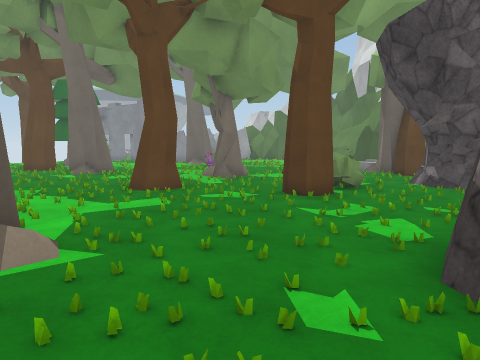
[1] (above)

24 first-person views from a walk through a 3-D level made in the Unity game engine. The camera is 1.3 m above the floor, tilts 6° down and sees 70° across. The floor is counted in squares, 1 m on a side. Each view is taken from the middle of a square. On the plan, view 1 faces up. The plan holds only what a view shows up to about 15 squares ahead; the rest is blank. The place goes on beyond the plan. The player is left out. Some animated figures are not drawn. Surface patterns are stand-ins for the level's own textures.

[2]
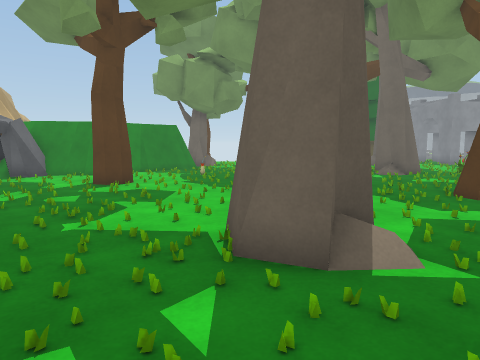

[3]
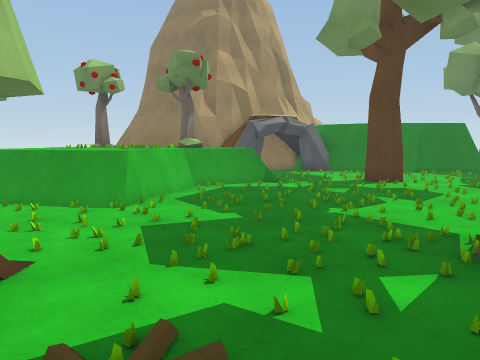

[4]
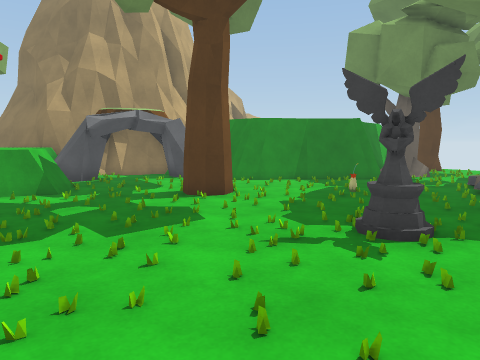

[5]
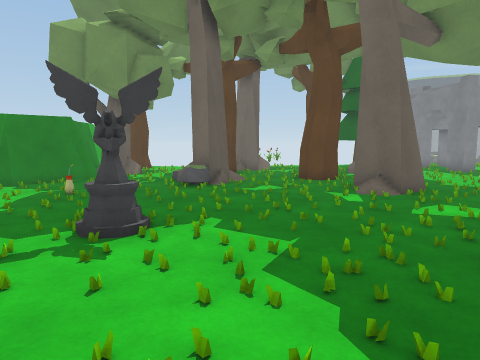

[6]
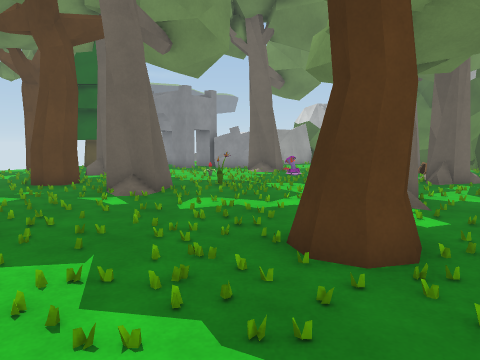

[7]
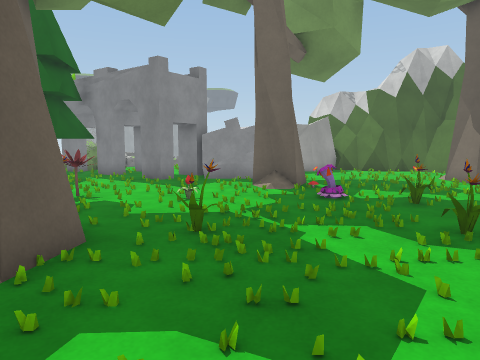

[8]
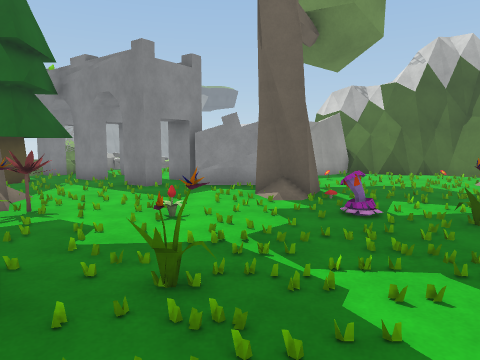

[9]
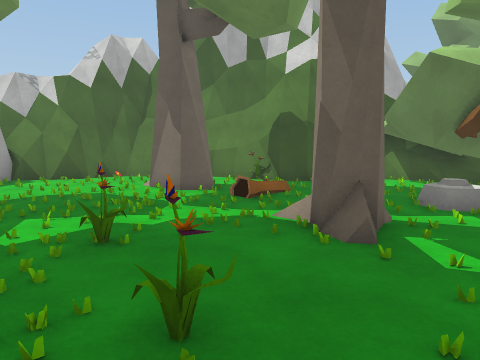

[10]
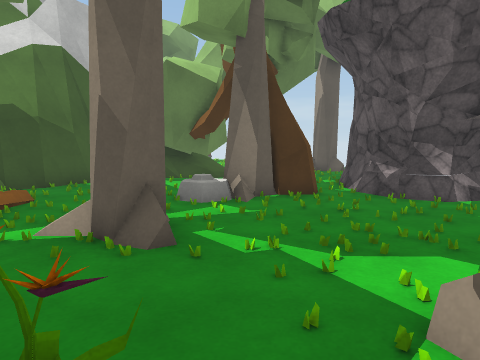

[11]
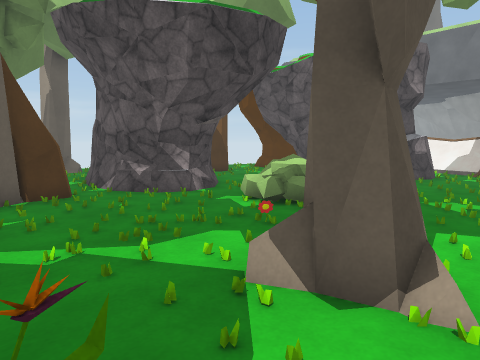

[12]
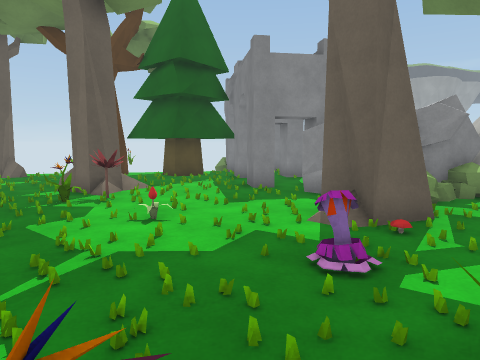

[13]
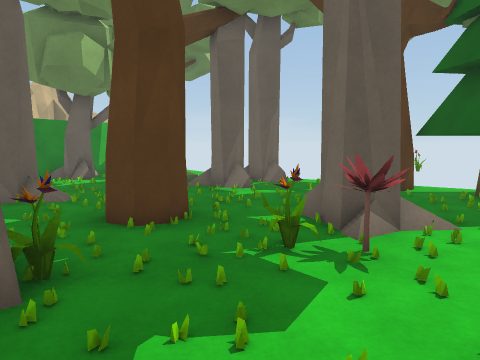

[14]
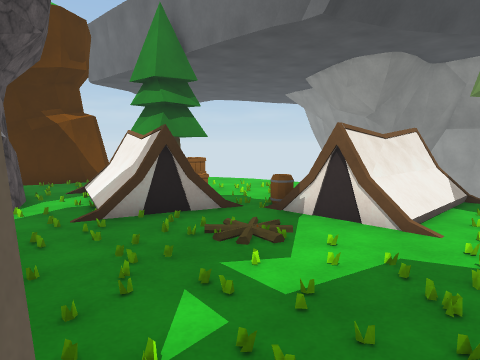

[15]
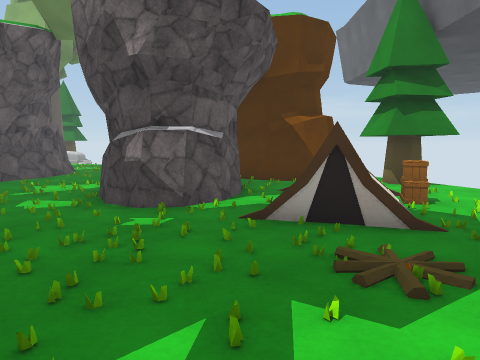

[16]
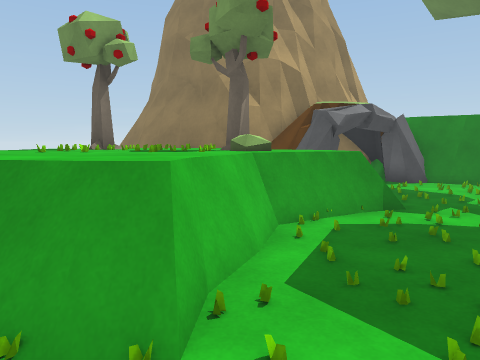

[17]
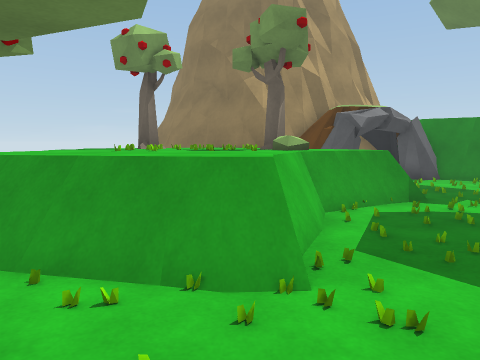

[18]
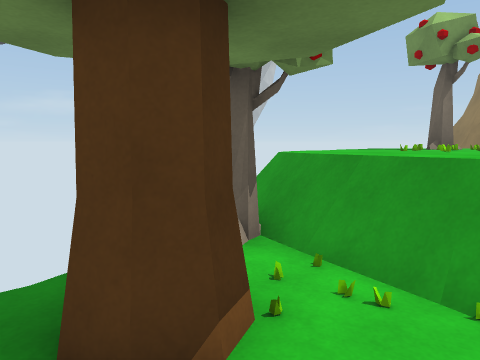

[19]
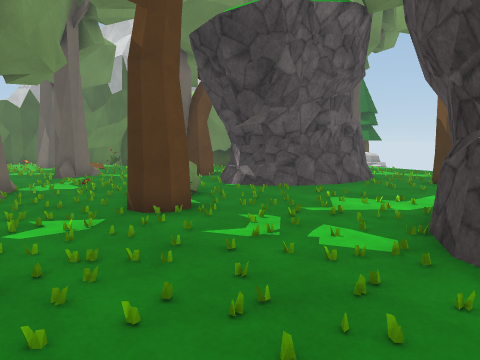

[20]
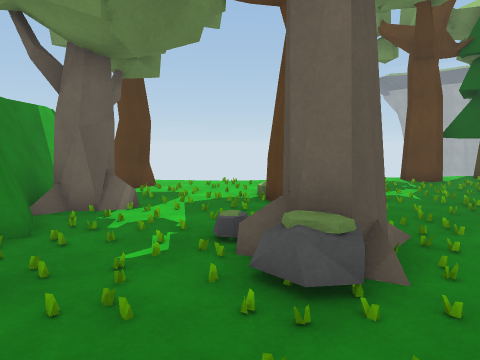

[21]
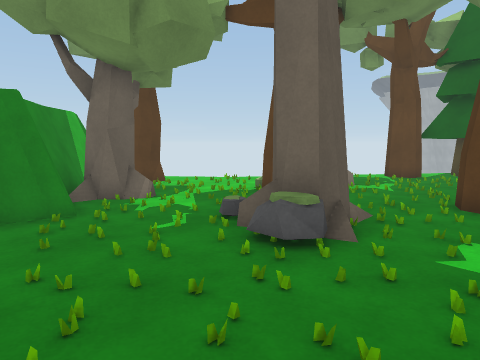

[22]
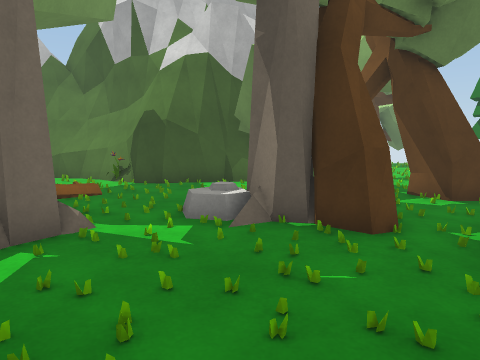

[23]
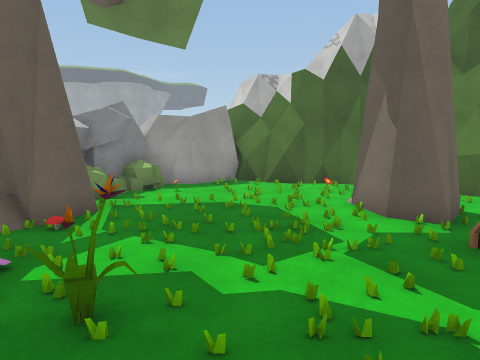

[24]
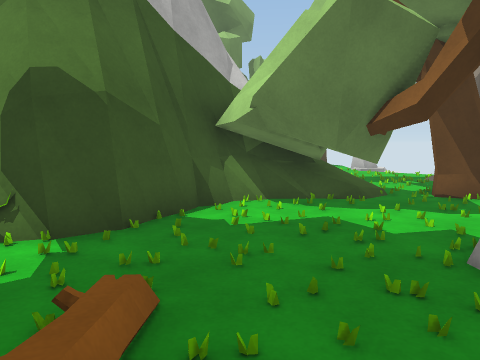

### Floor plan
Key: @ floor where view 1 was taken; # wall or solid block; x gap in a wall; . main floor; : floor 0.25 m higher than the main floor; - floor 0.25 m lower than the main floor; / step, stairs or slope; = window, fence, low wall or low ledge; ^ raised ledge; v drop or lower ground; T tree; B bush; P plant; F flower; R rock; S statue; I pine tree; M mushroom; E tent; A barrel; C crate; O other object.
Columns run from 21 left of view 1 to 14 right of it. Each row starts with its distance up from view 1.
 31                       ##
 30                      RR###
 29                    RRR######
 28          #####.    RRR..===##
 27        IIII##..#  #BO...O..##
 26         ##II...## ##...... =^#
 25         ##I...#.###B.....  .=#
 24       TTIII.......TT.....##.O#
 23       T#..........#T.....TT. #
 22      .....  ......TM.....//..###
 21      ..... #TP.........../:...####
 20      T.....T.P..F..F...........T##^
 19    .TT#T.............P........T#TT
 18   .O..T....#............TT....TTTT
 17 -.....OT..TT..P.P...P...#..O..TTTTO
 16 TT....TT.....T#T...........TTT.....
 15 TT............T.............T#..TT.
 14    ......T..........TT......TT..T
 13  ##TT...TR.............F.....##
 12  ###T......................#####   T
 11    ###............TT...BB..##
 10      #............T#... B..##
  9      #...F...S........TT....#####=.
  8      #.......S..................x..
  7      #.........................
  6     ##...T.....................#T
  5     ##...T................###   T
  4    ###..........TT#.....### #
  3    ##............T#....###
  2   ##...................###
  1    ####.==..............### .#
  0    ####^^^=..........@EO.....#
 -1    ##  ^^B=..........EEEEE .##
 -2    #^^^^^B^^===....E.//OEE  ##
 -3    #^^^O^O^^^^=.../EAA./C..II#
 -4   ##^^^OOO^^^==  ./E  /...III
 -5   #  ^^OO^O^^=#TT./E   ...II
 -6  ##   ^^^O^^^=#TT./E   ....
 -7 ##   ^^^^^^^==# v

Positions as (right, up) in squares from view 1, and headings:
1: (0, 0), facing up
2: (-1, 0), facing up-left
3: (0, 0), facing left
4: (-3, 6), facing left
5: (-3, 6), facing up-left
6: (-4, 6), facing up
7: (-4, 12), facing up
8: (-4, 14), facing up
9: (-2, 15), facing up-right
10: (-2, 16), facing right
11: (-2, 17), facing down-right
12: (0, 17), facing up-left
13: (-4, 19), facing left
14: (-5, 3), facing down-right
15: (-5, 1), facing right
16: (-5, -2), facing left
17: (-4, -3), facing left
18: (-4, -3), facing down-left
19: (-2, 3), facing up-right
20: (-10, 10), facing up-left
21: (-9, 9), facing up-left
22: (2, 12), facing up-right
23: (1, 17), facing up
24: (3, 20), facing right
